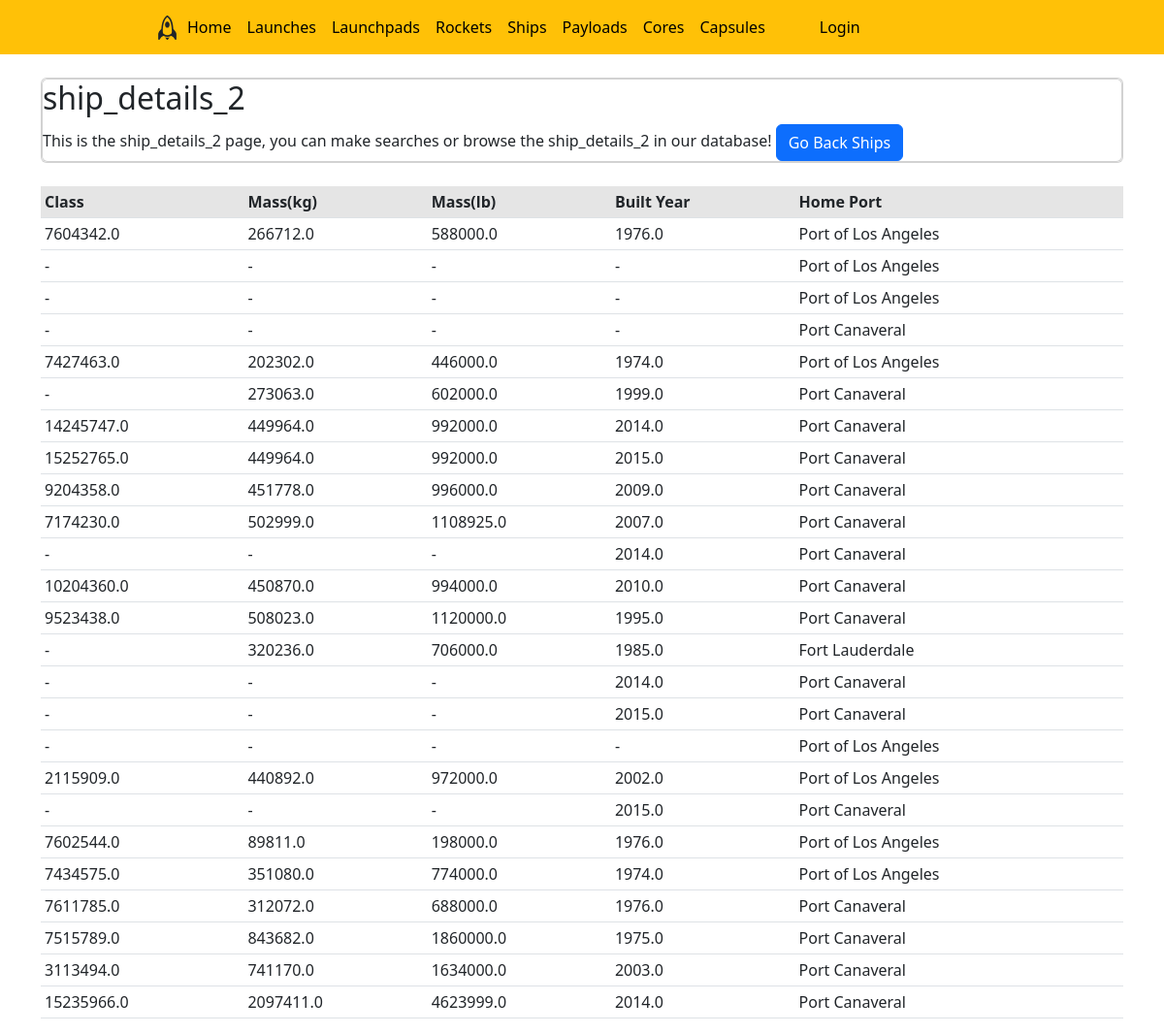
Screenshot of /ships/ship_details_2 with the database file from the repository.
### tables this page shows
CREATE TABLE ship_details_2 (ship_id TEXT PRIMARY KEY REFERENCES ships (ship_id), class REAL, mass_kg REAL, mass_lb REAL, year_built REAL, home_port TEXT);

### website/views.py (the view)
@views.route('/ships/ship_details_2', methods=['GET', 'POST'])
def ship_details_2():
    ship_d2_data = database.get_ship_d2()
    return render_template("ship_details_2.html",ship_details_2=ship_d2_data)

### website/database.py (called while the page is built)
def get_ship_d2():
    with sqlite3.connect(db_location) as con:
        con.row_factory = sqlite3.Row
        cur = con.cursor()
        return cur.execute(
            "SELECT * FROM ship_details_2"
            ).fetchall()

### website/templates/ship_details_2.html (shortened to what this page needs)
{% extends "base.html" %}
{% block content %}
<br/>
<div class = "card">
    <div class = "card body">
        <h2 class = "card-title"> ship_details_2 </h2>
        <div class = "card-text" >
            This is the ship_details_2 page, you can make searches or browse the ship_details_2 in our database!
            <a class="btn btn-primary" href="/ships" role="button">Go Back Ships</a>
        </div>
    </div>
</div>
<br/>
<table class = "table table-hover table-sm">
    <tr class = "table-active">
        <th>Class</th>
        <th>Mass(kg)</th>
        <th>Mass(lb)</th>
        <th>Built Year</th>
        <th>Home Port</th>
    </tr>
    {% for ship_detail_2 in ship_details_2 %}
    <tr class>
        <td>
            {{ship_detail_2["class"]}}
        </td>
        <td>
            {{"-" if ship_detail_2["mass_kg"] == None else ship_detail_2["mass_kg"]}}
        </td>
        <td>
            {{"-" if ship_detail_2["mass_lb"] == None else ship_detail_2["mass_lb"]}}
        </td>
        <td>
            {{"-" if ship_detail_2["year_built"] == None else ship_detail_2["year_built"]}}
        </td>
        <td>
            {{ship_detail_2["home_port"]}}
        </td>
    </tr>
    {% endfor %}
</table>
{% endblock %}

### rows the page displays
ship_details_2: class "7604342.0", mass_kg "266712.0", mass_lb "588000.0", year_built "1976.0", home_port "Port of Los Angeles"
ship_details_2: class "-", mass_kg "-", mass_lb "-", year_built "-", home_port "Port of Los Angeles"
ship_details_2: class "-", mass_kg "-", mass_lb "-", year_built "-", home_port "Port of Los Angeles"
ship_details_2: class "-", mass_kg "-", mass_lb "-", year_built "-", home_port "Port Canaveral"
ship_details_2: class "7427463.0", mass_kg "202302.0", mass_lb "446000.0", year_built "1974.0", home_port "Port of Los Angeles"
ship_details_2: class "-", mass_kg "273063.0", mass_lb "602000.0", year_built "1999.0", home_port "Port Canaveral"
ship_details_2: class "14245747.0", mass_kg "449964.0", mass_lb "992000.0", year_built "2014.0", home_port "Port Canaveral"
ship_details_2: class "15252765.0", mass_kg "449964.0", mass_lb "992000.0", year_built "2015.0", home_port "Port Canaveral"
ship_details_2: class "9204358.0", mass_kg "451778.0", mass_lb "996000.0", year_built "2009.0", home_port "Port Canaveral"
ship_details_2: class "7174230.0", mass_kg "502999.0", mass_lb "1108925.0", year_built "2007.0", home_port "Port Canaveral"
ship_details_2: class "-", mass_kg "-", mass_lb "-", year_built "2014.0", home_port "Port Canaveral"
ship_details_2: class "10204360.0", mass_kg "450870.0", mass_lb "994000.0", year_built "2010.0", home_port "Port Canaveral"
ship_details_2: class "9523438.0", mass_kg "508023.0", mass_lb "1120000.0", year_built "1995.0", home_port "Port Canaveral"
ship_details_2: class "-", mass_kg "320236.0", mass_lb "706000.0", year_built "1985.0", home_port "Fort Lauderdale"
ship_details_2: class "-", mass_kg "-", mass_lb "-", year_built "2014.0", home_port "Port Canaveral"
ship_details_2: class "-", mass_kg "-", mass_lb "-", year_built "2015.0", home_port "Port Canaveral"
ship_details_2: class "-", mass_kg "-", mass_lb "-", year_built "-", home_port "Port of Los Angeles"
ship_details_2: class "2115909.0", mass_kg "440892.0", mass_lb "972000.0", year_built "2002.0", home_port "Port of Los Angeles"
ship_details_2: class "-", mass_kg "-", mass_lb "-", year_built "2015.0", home_port "Port Canaveral"
ship_details_2: class "7602544.0", mass_kg "89811.0", mass_lb "198000.0", year_built "1976.0", home_port "Port of Los Angeles"
ship_details_2: class "7434575.0", mass_kg "351080.0", mass_lb "774000.0", year_built "1974.0", home_port "Port of Los Angeles"
ship_details_2: class "7611785.0", mass_kg "312072.0", mass_lb "688000.0", year_built "1976.0", home_port "Port Canaveral"
ship_details_2: class "7515789.0", mass_kg "843682.0", mass_lb "1860000.0", year_built "1975.0", home_port "Port Canaveral"
ship_details_2: class "3113494.0", mass_kg "741170.0", mass_lb "1634000.0", year_built "2003.0", home_port "Port Canaveral"
ship_details_2: class "15235966.0", mass_kg "2097411.0", mass_lb "4623999.0", year_built "2014.0", home_port "Port Canaveral"
